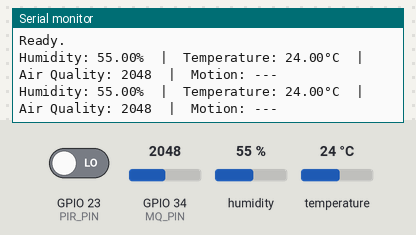
Simulated run of this sketch. Board: ESP32. Parts: the last lines printed to the serial monitor. Inputs (shaded band) come from the test bench; at power-on: GPIO 23 (PIR_PIN) LOW, humidity 55 %, GPIO 34 (MQ_PIN) = 2048, temperature 24 °C.

Above: at 11.2 s.
11.3 s: GPIO 23 (PIR_PIN) driven HIGH
At 12.9 s:
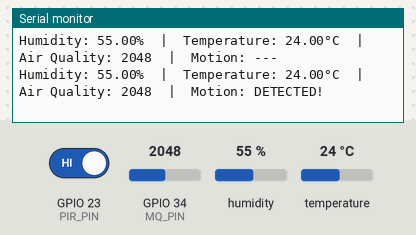
14.5 s: humidity set to 22 %
At 15.6 s:
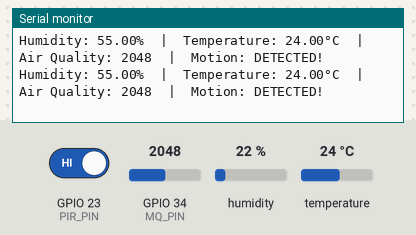
16.0 s: GPIO 34 (MQ_PIN) set to 2866
At 17.4 s:
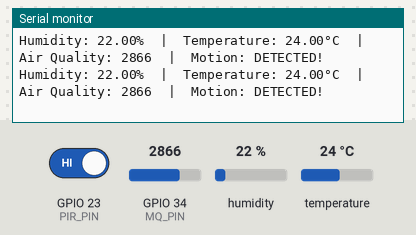
17.5 s: temperature set to 12 °C
At 18.7 s:
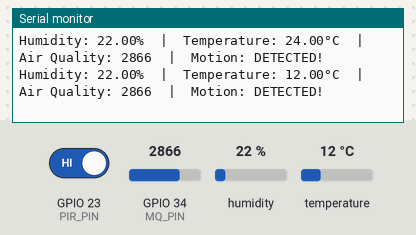
19.0 s: GPIO 34 (MQ_PIN) set to 3603
At 19.5 s:
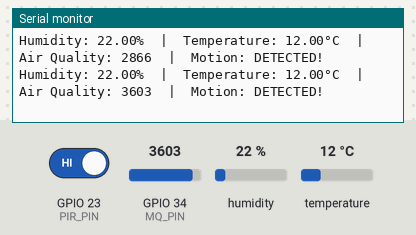
20.5 s: GPIO 23 (PIR_PIN) driven LOW
At 22.0 s:
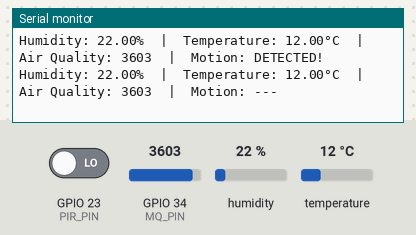
Timing chart, 0 to 23.0 s (numbered marks = the images above; inputs shaded):
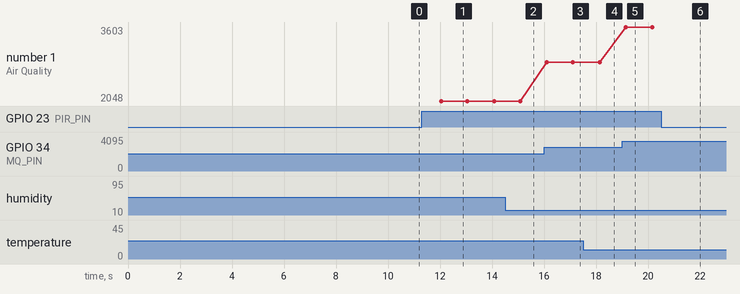

The sketch:

dht11+gas+pir.ino
```cpp
// Include the required libraries
#include <Adafruit_Sensor.h>
#include <DHT.h>

// --- DHT11 Sensor Setup ---
#define DHTPIN 4       // GPIO 4 (D4)
#define DHTTYPE DHT11
DHT dht(DHTPIN, DHTTYPE);

// --- MQ Sensor Setup ---
#define MQ_PIN 34      // GPIO 34 (Analog input)

// --- NEW: PIR Sensor Setup ---
#define PIR_PIN 23     // GPIO 23 (Digital input)
int pirState = LOW;    // Variable to store the PIR status

void setup() {
  // Start the Serial Monitor
  Serial.begin(115200);
  Serial.println("DHT11, MQ Gas, and PIR Sensor Test!");

  // Initialize the DHT sensor
  dht.begin();

  // Set the pin modes
  pinMode(MQ_PIN, INPUT);
  pinMode(PIR_PIN, INPUT); // --- NEW ---

  Serial.println("Sensors initializing... (PIR needs ~10s to calibrate)");
  delay(10000); // Give the PIR sensor 10 seconds to stabilize
  Serial.println("Ready.");
}

void loop() {
  // --- Read from DHT11 ---
  float h = dht.readHumidity();
  float t = dht.readTemperature();

  // --- Read from MQ Sensor ---
  int gasValue = analogRead(MQ_PIN);

  // --- NEW: Read from PIR Sensor ---
  pirState = digitalRead(PIR_PIN);

  // --- Print all data to the Serial Monitor ---

  // Print DHT Data
  Serial.print("Humidity: ");
  Serial.print(h);
  Serial.print("%  |  ");
  Serial.print("Temperature: ");
  Serial.print(t);
  Serial.print("°C");

  // Print MQ Data
  Serial.print("  |  Air Quality: ");
  Serial.print(gasValue);

  // Print PIR Data
  if (pirState == HIGH) {
    Serial.println("  |  Motion: DETECTED!");
  } else {
    Serial.println("  |  Motion: ---");
  }

  // Shorter delay so we can catch motion faster
  delay(1000);
}
```

Measured:
- after the input at 11.3 s, the serial monitor: prints a new line after 0.75 s (image 1)
- after the input at 16.0 s, the serial monitor: prints a new line after 0.11 s (image 3)
- after the input at 17.5 s, the serial monitor: prints a new line after 0.64 s (image 4)
- after the input at 19.0 s, the serial monitor: prints a new line after 0.14 s (image 5)
- after the input at 20.5 s, the serial monitor: prints a new line after 0.67 s (image 6)
- plotted number 1: 2048 → 2866 after the input at 16.0 s, 2866 → 3603 after the input at 19.0 s
